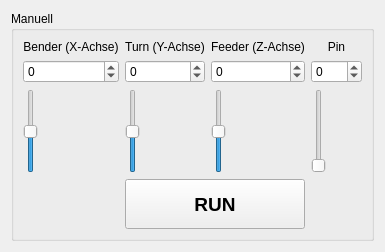
      <widget class="QWidget" name="manuell">
       <attribute name="title">
        <string>Manuelle Steuerung</string>
       </attribute>
       <layout class="QVBoxLayout" name="verticalLayout_2">
        <item>
         <widget class="QGroupBox" name="groupBox_manuell">
          <property name="title">
           <string>Manuell</string>
          </property>
          <layout class="QGridLayout" name="gridLayout_7">
           <item row="0" column="4">
            <layout class="QGridLayout" name="gridLayout_paxis">
             <item row="0" column="0">
              <widget class="QLabel" name="text_paxis">
               <property name="text">
                <string>Pin</string>
               </property>
               <property name="alignment">
                <set>Qt::AlignCenter</set>
               </property>
              </widget>
             </item>
             <item row="1" column="0">
              <widget class="QSpinBox" name="spinBox_paxis">
               <property name="minimum">
                <number>-100</number>
               </property>
               <property name="maximum">
                <number>100</number>
               </property>
              </widget>
             </item>
             <item row="2" column="0">
              <widget class="QSlider" name="verticalSlider_paxis">
               <property name="autoFillBackground">
                <bool>false</bool>
               </property>
               <property name="minimum">
                <number>0</number>
               </property>
               <property name="maximum">
                <number>1</number>
               </property>
               <property name="orientation">
                <enum>Qt::Vertical</enum>
               </property>
              </widget>
             </item>
            </layout>
           </item>
           <item row="1" column="0">
            <spacer name="verticalSpacer_3">
             <property name="orientation">
              <enum>Qt::Vertical</enum>
             </property>
             <property name="sizeType">
              <enum>QSizePolicy::Minimum</enum>
             </property>
             <property name="sizeHint" stdset="0">
              <size>
               <width>0</width>
               <height>50</height>
              </size>
             </property>
            </spacer>
           </item>
           <item row="1" column="2" colspan="2">
            <widget class="QPushButton" name="button_send_manual">
             <property name="sizePolicy">
              <sizepolicy hsizetype="Minimum" vsizetype="Maximum">
               <horstretch>0</horstretch>
               <verstretch>0</verstretch>
              </sizepolicy>
             </property>
             <property name="minimumSize">
              <size>
               <width>0</width>
               <height>50</height>
              </size>
             </property>
             <property name="font">
              <font>
               <pointsize>14</pointsize>
               <bold>true</bold>
              </font>
             </property>
             <property name="text">
              <string>RUN</string>
             </property>
            </widget>
           </item>
           <item row="0" column="2">
            <layout class="QGridLayout" name="gridLayout_zaxis">
             <item row="0" column="0">
              <widget class="QLabel" name="text_yaxis">
               <property name="text">
                <string>Turn (Y-Achse)</string>
               </property>
               <property name="alignment">
                <set>Qt::AlignCenter</set>
               </property>
              </widget>
             </item>
             <item row="1" column="0">
              <widget class="QSpinBox" name="spinBox_yaxis">
               <property name="minimum">
                <number>-10700</number>
               </property>
               <property name="maximum">
                <number>10700</number>
               </property>
              </widget>
             </item>
             <item row="2" column="0">
              <widget class="QSlider" name="verticalSlider_yaxis">
               <property name="autoFillBackground">
                <bool>false</bool>
               </property>
               <property name="minimum">
                <number>-10700</number>
               </property>
               <property name="maximum">
                <number>10700</number>
               </property>
               <property name="orientation">
                <enum>Qt::Vertical</enum>
               </property>
              </widget>
             </item>
            </layout>
           </item>
           <item row="0" column="3">
            <layout class="QGridLayout" name="gridLayout_yaxis">
             <item row="1" column="0">
              <widget class="QSpinBox" name="spinBox_zaxis">
               <property name="minimum">
                <number>-20000</number>
               </property>
               <property name="maximum">
                <number>20000</number>
               </property>
              </widget>
             </item>
             <item row="0" column="0">
              <widget class="QLabel" name="text_zaxis">
               <property name="text">
                <string>Feeder (Z-Achse)</string>
               </property>
               <property name="alignment">
                <set>Qt::AlignCenter</set>
               </property>
              </widget>
             </item>
             <item row="2" column="0">
              <widget class="QSlider" name="verticalSlider_zaxis">
               <property name="autoFillBackground">
                <bool>false</bool>
               </property>
               <property name="minimum">
                <number>-20000</number>
               </property>
               <property name="maximum">
                <number>20000</number>
               </property>
               <property name="orientation">
                <enum>Qt::Vertical</enum>
               </property>
              </widget>
             </item>
            </layout>
           </item>
           <item row="0" column="0">
            <layout class="QGridLayout" name="gridLayout_xaxis">
             <item row="0" column="0">
              <widget class="QLabel" name="text_xaxis">
               <property name="text">
                <string>Bender (X-Achse)</string>
               </property>
               <property name="alignment">
                <set>Qt::AlignCenter</set>
               </property>
              </widget>
             </item>
             <item row="2" column="0">
              <widget class="QSlider" name="verticalSlider_xaxis">
               <property name="autoFillBackground">
                <bool>false</bool>
               </property>
               <property name="minimum">
                <number>-4000</number>
               </property>
               <property name="maximum">
                <number>4000</number>
               </property>
               <property name="orientation">
                <enum>Qt::Vertical</enum>
               </property>
              </widget>
             </item>
             <item row="1" column="0">
              <widget class="QSpinBox" name="spinBox_xaxis">
               <property name="minimum">
                <number>-4000</number>
               </property>
               <property name="maximum">
                <number>4000</number>
               </property>
              </widget>
             </item>
            </layout>
           </item>
          </layout>
         </widget>
        </item>
       </layout>
      </widget>
